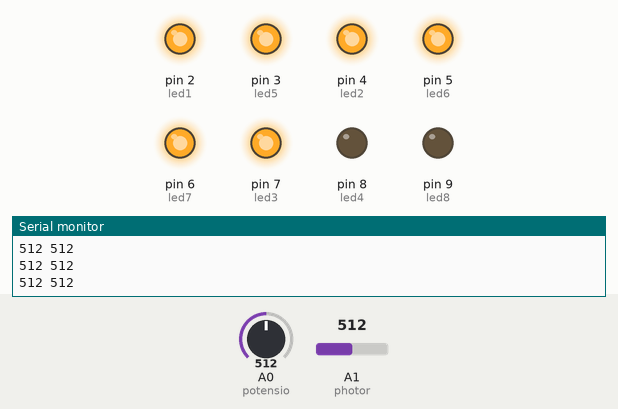
A sketch run on a simulated Arduino Uno, built with avr-gcc and run on an emulated ATmega328P. Parts: output pins drawn as LEDs (lit = HIGH), the last lines printed to the serial monitor. Inputs (shaded band) come from the test bench; at power-on: A0 (potensio) = 512, A1 (photor) = 512.

Above: at 1.2 s.
1.3 s: A0 (potensio) set to 532
2.8 s: A0 (potensio) set to 550
At 3.2 s:
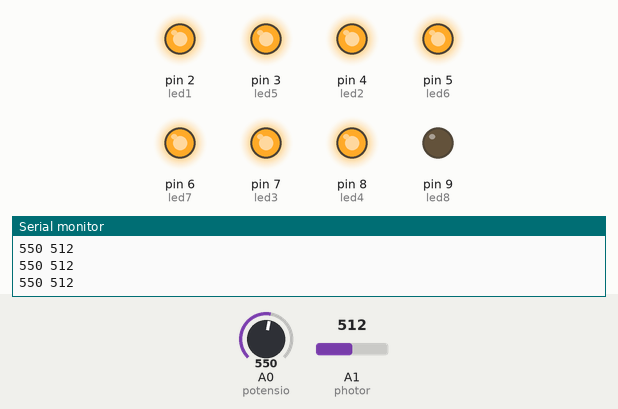
4.3 s: A1 (photor) set to 413
5.8 s: A1 (photor) set to 393
At 6.8 s:
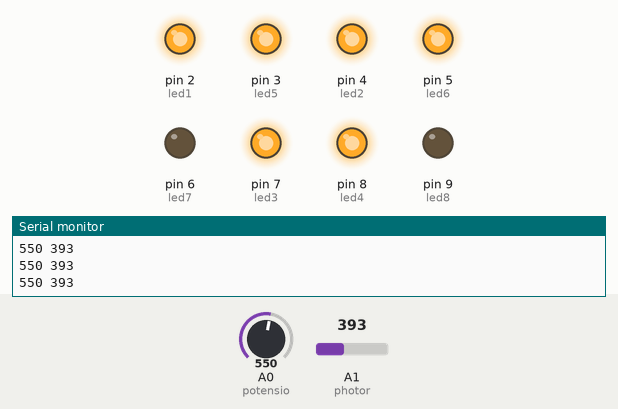
7.3 s: A1 (photor) set to 1023
At 7.9 s:
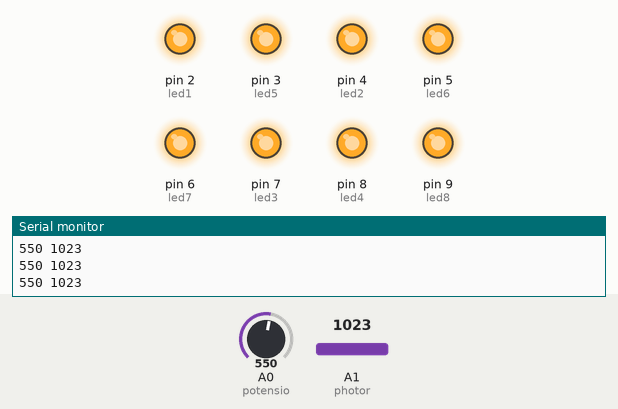
8.8 s: A0 (potensio) set to 530
At 9.3 s:
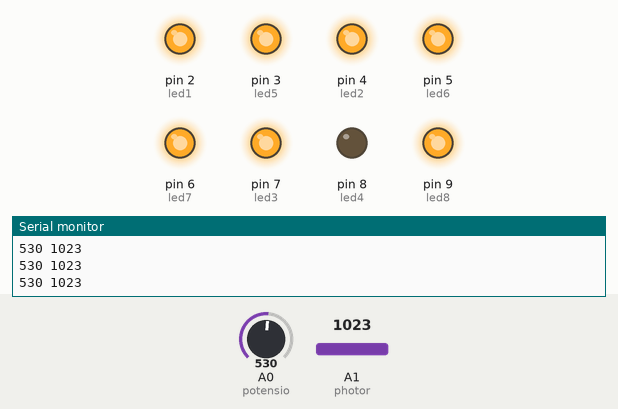
Timing chart, 0 to 11.3 s (numbered marks = the images above; inputs shaded):
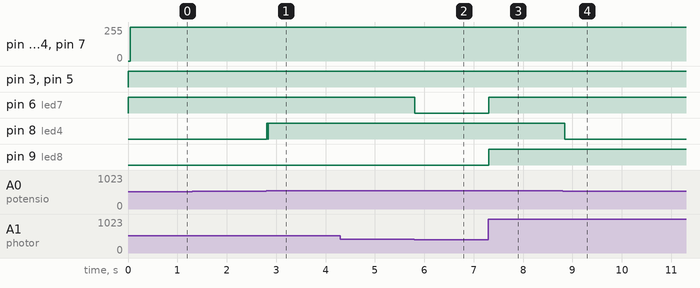

The sketch:

PWM_IOT_Task.ino
```cpp
// potentio ke yang ga ada garis
// photoresistor ke yang ada garis
const int led1 = 2;
const int led2 = 4;
const int led3 = 7;
const int led4 = 8;
const int potensio = A0;

const int led5 = 3;
const int led6 = 5;
const int led7 = 6;
const int led8 = 9;
const int photor = A1;


void setup()
{
  Serial.begin(9600);
  pinMode(led1, OUTPUT);
  pinMode(led2, OUTPUT);
  pinMode(led3, OUTPUT);
  pinMode(led4, OUTPUT);
  pinMode(potensio, INPUT);

  pinMode(led5, OUTPUT);
  pinMode(led6, OUTPUT);
  pinMode(led7, OUTPUT);
  pinMode(led8, OUTPUT);
  pinMode(photor, INPUT);
}

void loop()
{
  int potensioV = analogRead(potensio);
  Serial.print(potensioV);

  digitalWrite(led1, LOW);
  digitalWrite(led2, LOW);
  digitalWrite(led3, LOW);
  digitalWrite(led4, LOW);

  if (potensioV<135){
  	digitalWrite(led1, LOW);
  	digitalWrite(led2, LOW);
  	digitalWrite(led3, LOW);
  	digitalWrite(led4, LOW);
  } else if (potensioV<270){
    digitalWrite(led1, HIGH);
  	digitalWrite(led2, LOW);
  	digitalWrite(led3, LOW);
  	digitalWrite(led4, LOW);
  } else if (potensioV<405){
    digitalWrite(led1, HIGH);
  	digitalWrite(led2, HIGH);
  	digitalWrite(led3, LOW);
  	digitalWrite(led4, LOW);
  } else if (potensioV<540){
    digitalWrite(led1, HIGH);
  	digitalWrite(led2, HIGH);
  	digitalWrite(led3, HIGH);
  	digitalWrite(led4, LOW);
  } else {
    digitalWrite(led1, HIGH);
  	digitalWrite(led2, HIGH);
  	digitalWrite(led3, HIGH);
  	digitalWrite(led4, HIGH);
  }

  Serial.print(" ");

  int photorV = analogRead(photor);
  Serial.print(photorV);

  if (photorV<135){
  	digitalWrite(led5, LOW);
  	digitalWrite(led6, LOW);
  	digitalWrite(led7, LOW);
  	digitalWrite(led8, LOW);
  } else if (photorV<270){
    digitalWrite(led5, HIGH);
  	digitalWrite(led6, LOW);
  	digitalWrite(led7, LOW);
  	digitalWrite(led8, LOW);
  } else if (photorV<405){
    digitalWrite(led5, HIGH);
  	digitalWrite(led6, HIGH);
  	digitalWrite(led7, LOW);
  	digitalWrite(led8, LOW);
  } else if (photorV<540){
    digitalWrite(led5, HIGH);
  	digitalWrite(led6, HIGH);
  	digitalWrite(led7, HIGH);
  	digitalWrite(led8, LOW);
  } else {
    digitalWrite(led5, HIGH);
  	digitalWrite(led6, HIGH);
  	digitalWrite(led7, HIGH);
  	digitalWrite(led8, HIGH);
  }


  Serial.println("");
}
```

Measured:
- the behaviour switches between 539 and 540 on A0 (potensio) (found by bisection; images 0 and 1)
- the behaviour switches between 405 and 404 on A1 (photor) (found by bisection; images 1 and 2)
- after the input at 2.8 s, pin 8 (led4): LOW → HIGH at once, → LOW 0.02 s later, → HIGH 0.01 s later
- after the input at 5.8 s, pin 6 (led7): HIGH → LOW at once
- after the input at 7.3 s, pin 6 (led7), pin 9 (led8): LOW → HIGH at once
- after the input at 8.8 s, pin 8 (led4): HIGH → LOW at once
